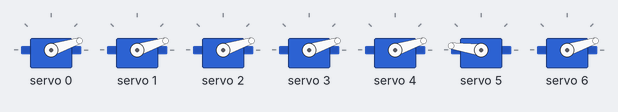
Recording of a sketch running on a simulated ESP32. On the bench: 7 × servo.

Above: at 0.55 s.
At 6.5 s:
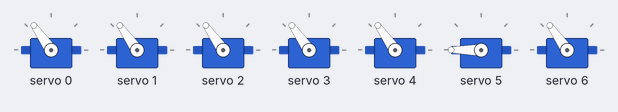
Timing chart, 0 to 8.3 s (numbered marks = the images above):
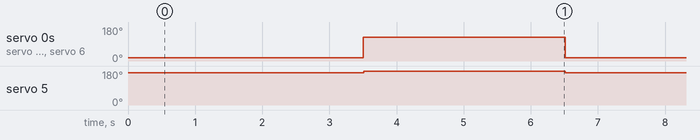

Measured:
- by itself, servo 0–4, servo 6: alternates 125° for 3.0 s and 18° for 3.0 s
- by itself, servo 5: alternates 180° for 3.0 s and 172° for 3.0 s

The sketch:

LocalTime.ino
```cpp
#include <Wire.h>
#include <Adafruit_PWMServoDriver.h>

Adafruit_PWMServoDriver pwm = Adafruit_PWMServoDriver(0x40);

int servoMin = 150;
int servoMax = 600;

// Eigen waarden voor servo 5
int servo5Min = 475;
int servo5Max = 800;

void setup() {

  Wire.begin(1, 2);

  pwm.begin();

  pwm.setPWMFreq(50);

  delay(500);
}

void loop() {

  // Alle 7 servo's naar minimum
  pwm.setPWM(0, 0, servoMin);
  pwm.setPWM(1, 0, servoMin);
  pwm.setPWM(2, 0, servoMin);
  pwm.setPWM(3, 0, servoMin);
  pwm.setPWM(4, 0, servoMin);

  // Servo 5 heeft zijn eigen minimum
  pwm.setPWM(5, 0, servo5Min);

  pwm.setPWM(6, 0, servoMin);

  delay(3000);


  // Alle 7 servo's naar het midden
  pwm.setPWM(0, 0, (servoMin + servoMax) / 2);
  pwm.setPWM(1, 0, (servoMin + servoMax) / 2);
  pwm.setPWM(2, 0, (servoMin + servoMax) / 2);
  pwm.setPWM(3, 0, (servoMin + servoMax) / 2);
  pwm.setPWM(4, 0, (servoMin + servoMax) / 2);

  // Servo 5 heeft zijn eigen waarden
  pwm.setPWM(5, 0, (servo5Min + servo5Max) / 2);

  pwm.setPWM(6, 0, (servoMin + servoMax) / 2);

  delay(3000);
}
```
